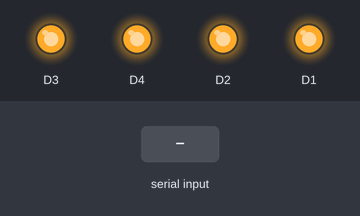
Bench run of a sketch on a simulated ESP8266 (NodeMCU). Shown: output pins drawn as LEDs (lit = HIGH). The test bench sets the inputs (shaded band).

Above: at 1.2 s.
1.3 s: "0" received over Serial
At 1.6 s:
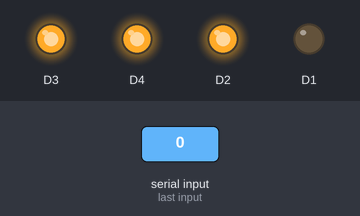
2.8 s: "2" received over Serial
At 3.9 s:
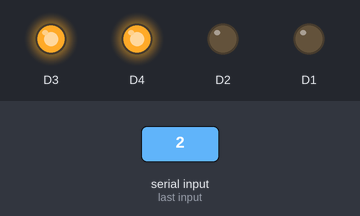
4.3 s: "1" received over Serial
At 5.0 s:
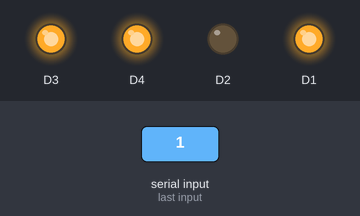
5.8 s: "4" received over Serial
At 6.2 s:
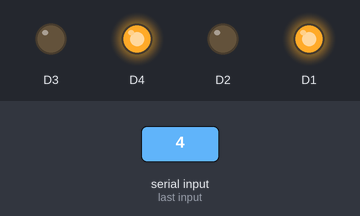
7.3 s: "3" received over Serial
At 8.5 s:
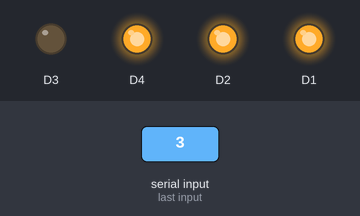
8.8 s: "6" received over Serial
At 9.7 s:
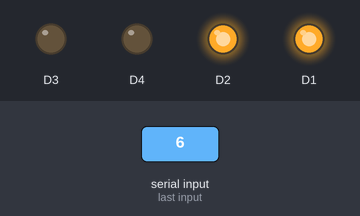
Timing chart, 0 to 11.3 s (numbered marks = the images above; inputs shaded):
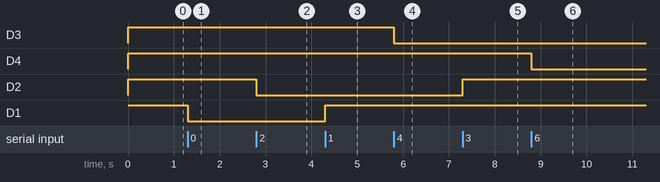

Measured:
- after the input at 1.3 s, D1: HIGH → LOW at once
- after the input at 2.8 s, D2: HIGH → LOW at once
- after the input at 4.3 s, D1: LOW → HIGH at once
- after the input at 5.8 s, D3: HIGH → LOW at once
- after the input at 7.3 s, D2: LOW → HIGH at once
- after the input at 8.8 s, D4: HIGH → LOW at once

The sketch:

Blutooth_connectivity.ino
```cpp
 #include <SoftwareSerial.h>
 /*SoftwareSerial mySerial(8, 9);
*/void setup()
{
  Serial.begin(9600);
  pinMode(D1,OUTPUT);
  pinMode(D2,OUTPUT);
  pinMode(D3,OUTPUT);
  pinMode(D4,OUTPUT);
  digitalWrite(D1,HIGH);
  digitalWrite(D2,HIGH);
  digitalWrite(D3,HIGH);
  digitalWrite(D4,HIGH);
}

void loop()
{
  if (Serial.available())
  {
    int value = Serial.read();
    if      (value == '0') {digitalWrite(D1, LOW);
    }
    else if (value == '1') {digitalWrite(D1, HIGH);
    }
    else if (value == '2') {digitalWrite(D2, LOW);
    }
    else if (value == '3') {digitalWrite(D2, HIGH);
  }
    else if (value == '4') {digitalWrite(D3, LOW);
}
    else if (value == '5') {digitalWrite(D3, HIGH);
 }
    else if (value == '6') {digitalWrite(D4, LOW);
  }
    else if (value == '7') {digitalWrite(D4, HIGH);
   }

   else if (value == '8') {
                             digitalWrite(D1, LOW);
                             digitalWrite(D2, LOW);
                             digitalWrite(D3, LOW);
                             digitalWrite(D4, LOW);
   }
   else if (value == '9') {
                            digitalWrite(D1, HIGH);
                            digitalWrite(D2, HIGH);
                            digitalWrite(D3, HIGH);
                            digitalWrite(D4, HIGH);
   }
   else if (value == 'A'){
    ESP.restart();}
  }
}
```
